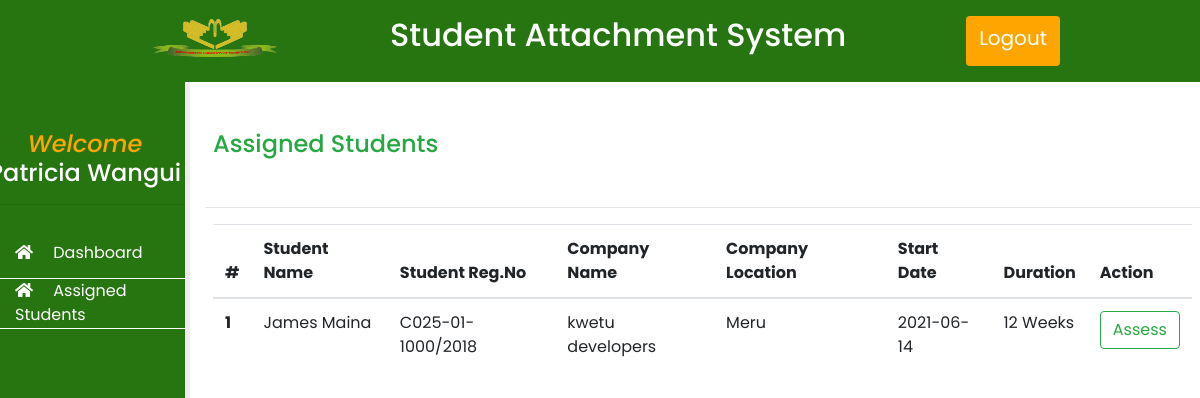
/users/companysupervisor/assignedstudents.php (signed in), run on an earlier commit of the app's database.
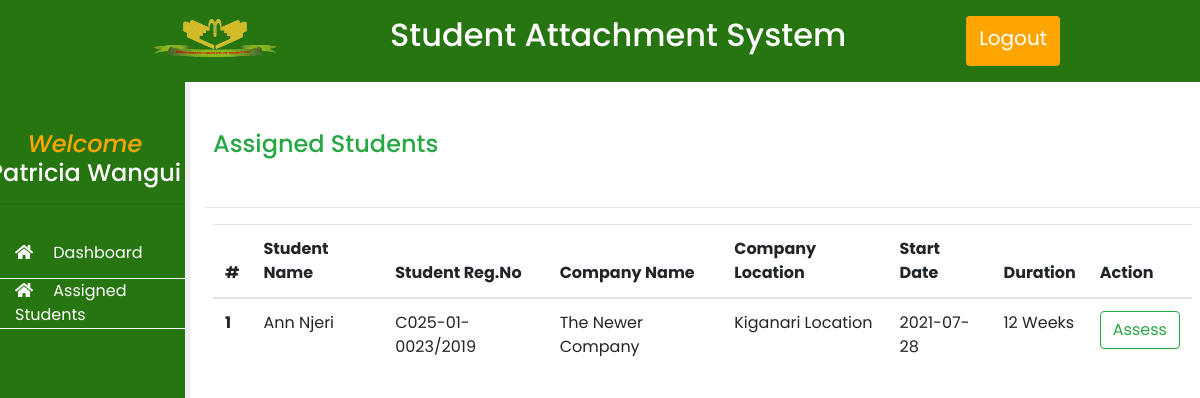
And on a later commit of the database.
### tables this page shows
CREATE TABLE `students` (
  `id` int(11) NOT NULL,
  `uniqueid` varchar(255) NOT NULL,
  `fname` varchar(255) NOT NULL,
  `lname` varchar(255) NOT NULL,
  `regno` varchar(255) NOT NULL,
  `password` varchar(255) NOT NULL,
  `supervisor` varchar(200) NOT NULL DEFAULT '',
  `csupervisor` varchar(200) NOT NULL DEFAULT '',
  `course` varchar(200) NOT NULL,
  `year` int(11) NOT NULL
);

CREATE TABLE `tbl_registered_attachments` (
  `id` int(11) NOT NULL,
  `studentid` varchar(200) NOT NULL,
  `companyname` varchar(200) NOT NULL,
  `companylocation` varchar(200) NOT NULL,
  `companyaddress` varchar(200) NOT NULL,
  `companycontact` varchar(200) NOT NULL,
  `role` varchar(200) NOT NULL,
  `duration` varchar(200) NOT NULL,
  `startdate` date NOT NULL
);

### users/companysupervisor/functions_all.php (the view)
<?php
function getAllAssignedStudents($csupid){
    include "includes/config.php";
    $supresult = mysqli_query($conn, "SELECT * from company_supervisors where uniqueid = '$csupid'");
    $suprow = mysqli_fetch_assoc($supresult);
    $result = mysqli_query($conn, "SELECT * from students where csupervisor ='$suprow[email]' ");
    if (mysqli_num_rows($result) > 0) {
        $count = 0;
        while ($row = mysqli_fetch_assoc($result)) {
            $count++;
            $compresult = mysqli_query($conn, "SELECT * from tbl_registered_attachments where studentid ='$row[uniqueid]' ");
            $comrow = mysqli_fetch_assoc($compresult)
        ?>
            <tr>
                <th><?php echo $count ?></th>
                <td><?php echo $row['fname']." ".$row['lname']  ?></td>
                <td><?php echo $row['regno'] ?></td>
                <td><?php echo $comrow['companyname'] ?></td>
                <td><?php echo $comrow['companylocation'] ?></td>
                <td><?php echo $comrow['startdate'] ?></td>
                <td><?php echo $comrow['duration']." Weeks" ?></td>
                <td> <a href="assess.php?studentid=<?php echo $row['uniqueid'] ?>" class="btn btn-outline-success">Assess</a></td>
            </tr>
<?php
        }
    } else {
        echo "<tr><td colspan='5'>No Student Assigned</td></tr>";
    }
}
?>

What changed in the data, as far as the page shows it:
removed students: fname "James", lname "Maina", regno "C025-01-1000/2018", tbl_registered_attachments.companyname "kwetu developers", tbl_registered_attachments.companylocation "Meru", tbl_registered_attachments.startdate "2021-06-14", tbl_registered_attachments.duration "12"
now on this page (row edited): students: fname "Ann", lname "Njeri", regno "C025-01-0023/2019", tbl_registered_attachments.companyname "The Newer Company", tbl_registered_attachments.companylocation "Kiganari Location", tbl_registered_attachments.startdate "2021-07-28", tbl_registered_attachments.duration "12"
